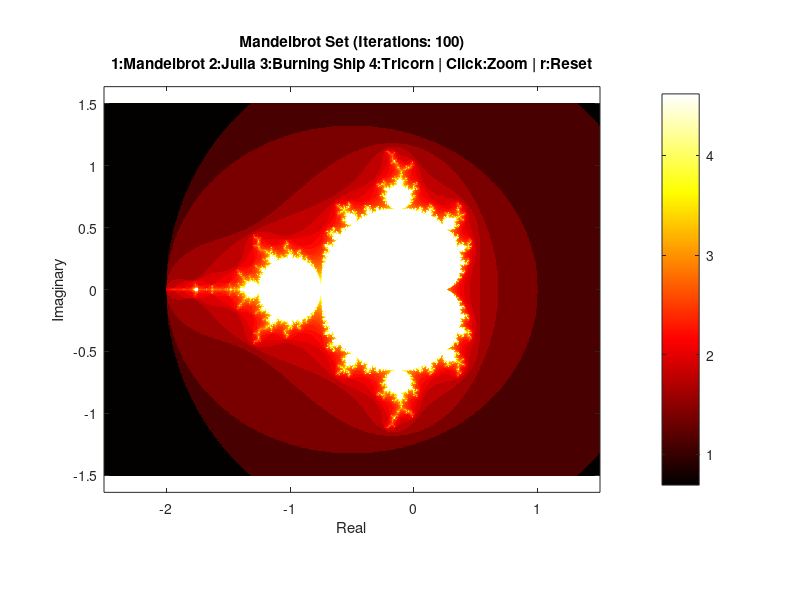

Here is the MATLAB script that generated this plot:
#!/usr/bin/octave -qf
% Multi-Fractal Explorer - Multiple fractal types
% Press number keys to switch between different fractals

function multi_fractal()
    global fractal_type xmin xmax ymin ymax max_iter;

    fractal_type = 1;  % 1=Mandelbrot, 2=Julia, 3=Burning Ship, 4=Tricorn
    max_iter = 100;

    % Create figure
    fig = figure('Name', 'Multi-Fractal Explorer', ...
                 'NumberTitle', 'off', ...
                 'Position', [100, 100, 900, 700]);

    % Set initial bounds
    reset_view();

    % Draw initial fractal
    draw_fractal();

    % Set up callbacks
    set(fig, 'WindowButtonDownFcn', @mouse_click);
    set(fig, 'KeyPressFcn', @key_press);

    disp('Multi-Fractal Explorer');
    disp('=====================');
    disp('Press 1: Mandelbrot Set');
    disp('Press 2: Julia Set');
    disp('Press 3: Burning Ship');
    disp('Press 4: Tricorn (Mandelbar)');
    disp('Left-click: Zoom in');
    disp('Right-click: Zoom out');
    disp('Press ''r'': Reset view');
    disp('Press ''+''/''−'': Adjust detail');
    disp('Press ''q'': Quit');
    disp(' ');
    disp('Window is open. Close the figure window or press ''q'' to exit.');

    % Keep the figure open
    waitfor(fig);
    disp('Fractal explorer closed.');
end

function reset_view()
    global fractal_type xmin xmax ymin ymax;

    if fractal_type == 3  % Burning Ship has different default view
        xmin = -2.0;
        xmax = 1.0;
        ymin = -2.0;
        ymax = 1.0;
    else
        xmin = -2.5;
        xmax = 1.5;
        ymin = -1.5;
        ymax = 1.5;
    end
end

function M = compute_mandelbrot(C, max_iter)
    Z = zeros(size(C));
    M = zeros(size(C));

    for k = 1:max_iter
        mask = abs(Z) <= 2;
        Z(mask) = Z(mask).^2 + C(mask);
        M(mask) = k;
    end
end

function M = compute_julia(C, max_iter)
    % Julia set with c = -0.7 + 0.27015i (interesting constant)
    c = -0.7 + 0.27015i;
    Z = C;
    M = zeros(size(C));

    for k = 1:max_iter
        mask = abs(Z) <= 2;
        Z(mask) = Z(mask).^2 + c;
        M(mask) = k;
    end
end

function M = compute_burning_ship(C, max_iter)
    Z = zeros(size(C));
    M = zeros(size(C));

    for k = 1:max_iter
        mask = abs(Z) <= 2;
        % Burning Ship: z = (|Re(z)| + i|Im(z)|)^2 + c
        Z(mask) = (abs(real(Z(mask))) + 1i*abs(imag(Z(mask)))).^2 + C(mask);
        M(mask) = k;
    end
end

function M = compute_tricorn(C, max_iter)
    Z = zeros(size(C));
    M = zeros(size(C));

    for k = 1:max_iter
        mask = abs(Z) <= 2;
        % Tricorn: z = conj(z)^2 + c
        Z(mask) = conj(Z(mask)).^2 + C(mask);
        M(mask) = k;
    end
end

function draw_fractal()
    global fractal_type xmin xmax ymin ymax max_iter;

    % Resolution
    width = 800;
    height = 600;

    % Create coordinate arrays
    x = linspace(xmin, xmax, width);
    y = linspace(ymin, ymax, height);
    [X, Y] = meshgrid(x, y);
    C = X + 1i*Y;

    % Compute fractal based on type
    switch fractal_type
        case 1
            M = compute_mandelbrot(C, max_iter);
            fractal_name = 'Mandelbrot Set';
        case 2
            M = compute_julia(C, max_iter);
            fractal_name = 'Julia Set';
        case 3
            M = compute_burning_ship(C, max_iter);
            fractal_name = 'Burning Ship';
        case 4
            M = compute_tricorn(C, max_iter);
            fractal_name = 'Tricorn (Mandelbar)';
    end

    % Smooth coloring for better visuals
    M_smooth = log(M + 1);

    % Display
    imagesc([xmin xmax], [ymin ymax], M_smooth);
    set(gca, 'YDir', 'normal');
    axis equal tight;

    % Use colormap
    colormap(hot(256));
    colorbar;

    xlabel('Real');
    ylabel('Imaginary');
    title(sprintf(['%s (Iterations: %d)\n' ...
           '1:Mandelbrot 2:Julia 3:Burning Ship 4:Tricorn | Click:Zoom | r:Reset'], ...
           fractal_name, max_iter));
end

function mouse_click(src, event)
    global xmin xmax ymin ymax;

    point = get(gca, 'CurrentPoint');
    x_click = point(1,1);
    y_click = point(1,2);

    button = get(gcf, 'SelectionType');

    if strcmp(button, 'normal')
        zoom_factor = 0.4;
    elseif strcmp(button, 'alt')
        zoom_factor = 2.5;
    else
        return;
    end

    x_range = (xmax - xmin) * zoom_factor / 2;
    y_range = (ymax - ymin) * zoom_factor / 2;

    xmin = x_click - x_range;
    xmax = x_click + x_range;
    ymin = y_click - y_range;
    ymax = y_click + y_range;

    draw_fractal();
end

function key_press(src, event)
    global fractal_type xmin xmax ymin ymax max_iter;

    key = event.Character;

    if key == '1'
        fractal_type = 1;
        reset_view();
        disp('Switched to Mandelbrot Set');
        draw_fractal();
    elseif key == '2'
        fractal_type = 2;
        reset_view();
        disp('Switched to Julia Set');
        draw_fractal();
    elseif key == '3'
        fractal_type = 3;
        reset_view();
        disp('Switched to Burning Ship');
        draw_fractal();
    elseif key == '4'
        fractal_type = 4;
        reset_view();
        disp('Switched to Tricorn');
        draw_fractal();
    elseif key == 'r'
        reset_view();
        disp('Reset to initial view');
        draw_fractal();
    elseif key == '+'
        max_iter = min(max_iter + 50, 1000);
        disp(sprintf('Increased iterations to %d', max_iter));
        draw_fractal();
    elseif key == '-'
        max_iter = max(max_iter - 50, 50);
        disp(sprintf('Decreased iterations to %d', max_iter));
        draw_fractal();
    elseif key == 'q'
        disp('Closing fractal explorer...');
        close(gcf);
    end
end

% Run the explorer
multi_fractal();
